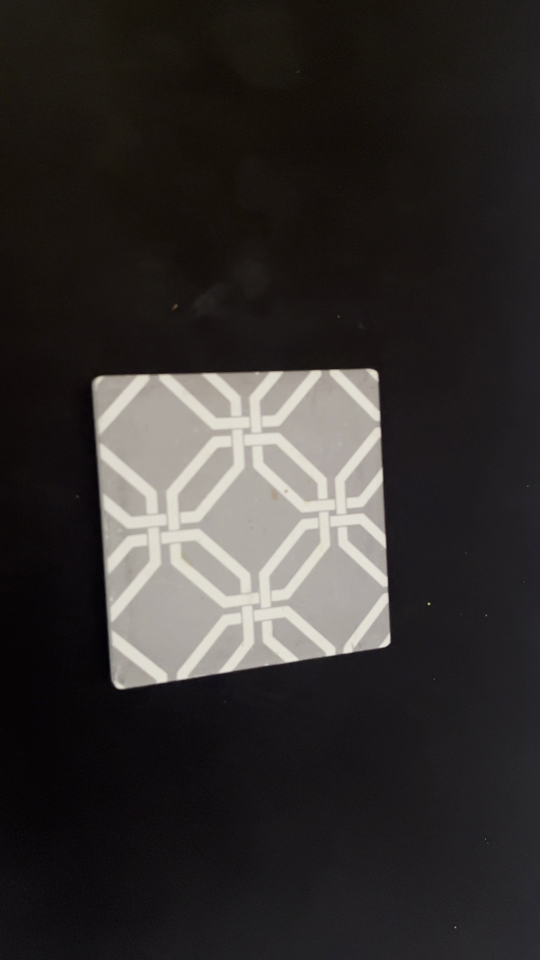
#> input picture module_6_optical_flow/sfm_frames/frame_07s.jpg, 1080 x 1920 px, given in place of video_1.mov, which was not available (shown at 1/2 size)
$ jupyter execute main_module_6.ipynb   (text cells are left out)
#> lines starting #> are read from the running program, lines starting #| are printed output that depends on the picture; after the words box and inside, x2 and y2 are one past the last pixel; in counts of white or black regions, pixels touching at a corner belong together; pictures that were not available may be replaced by others from this repository, and a replacement may not be noted
[cell 1]
import cv2
import numpy as np

def compute_flow_full_fps(video_path, flow_out_path, compare_out_path, scale=0.5):
#> called with video_path = './resource/video_1.mov', flow_out_path = './output/video_1_flow_only.mp4', scale = 0.5
    cap = cv2.VideoCapture(video_path)

    # Video Metadata Extraction
    original_fps = cap.get(cv2.CAP_PROP_FPS)
    total_frames = int(cap.get(cv2.CAP_PROP_FRAME_COUNT))

    # Calculate video length in seconds
    if original_fps > 0:
        video_length_sec = total_frames / original_fps
    else:
        video_length_sec = 0
        original_fps = 29.97 # Default to a common framerate

    print("\n" + "="*20)
    print("  VIDEO INFORMATION")
    print("="*30)
    print(f"Video FPS     : {original_fps:.2f}")
    print(f"Total Frames     : {total_frames}")
    print(f"Video Length     : {video_length_sec:.2f} seconds")
    print("="*20 + "\n")

    ret, frame1 = cap.read()
#> frame1 is the input picture: shape (1920, 1080, 3); mean B, G, R 46.1, 47.6, 51
    if not ret:
        print("Error: Could not read the first frame.")
        return

    # Spatial Downsampling
    frame1_resized = cv2.resize(frame1, (0, 0), fx=scale, fy=scale)
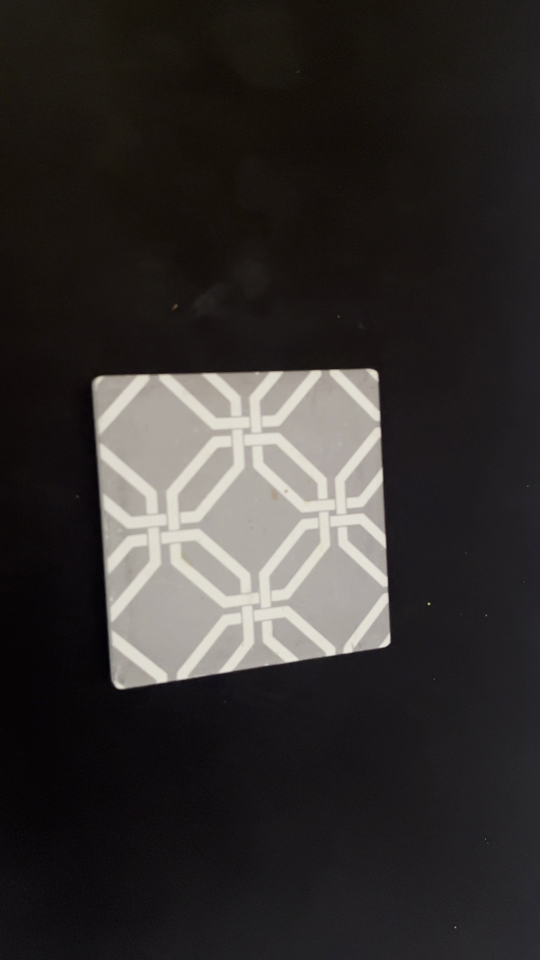
#> frame1_resized: shape (960, 540, 3); mean B, G, R 46.2, 47.7, 51.1
    prvs = cv2.cvtColor(frame1_resized, cv2.COLOR_BGR2GRAY)
    height, width = prvs.shape
#> height = 960; width = 540

    # Initialize Writers with the original framerate
    fourcc = cv2.VideoWriter_fourcc(*'mp4v')
    out_flow = cv2.VideoWriter(flow_out_path, fourcc, original_fps, (width, height))
    out_compare = cv2.VideoWriter(compare_out_path, fourcc, original_fps, (width * 2, height))

    hsv = np.zeros_like(frame1_resized)
    hsv[..., 1] = 255

    frame_idx = 1
    print("Processing ...\n")

    # The Core Loop
    while True:
        ret, frame2 = cap.read()
        if not ret:
            break

        frame_idx += 1

        frame2_resized = cv2.resize(frame2, (0, 0), fx=scale, fy=scale)
        next_frame = cv2.cvtColor(frame2_resized, cv2.COLOR_BGR2GRAY)

        # Compute flow for EVERY frame
        flow = cv2.calcOpticalFlowFarneback(prvs, next_frame, None, 0.5, 3, 15, 3, 5, 1.2, 0)

        mag, ang = cv2.cartToPolar(flow[..., 0], flow[..., 1])
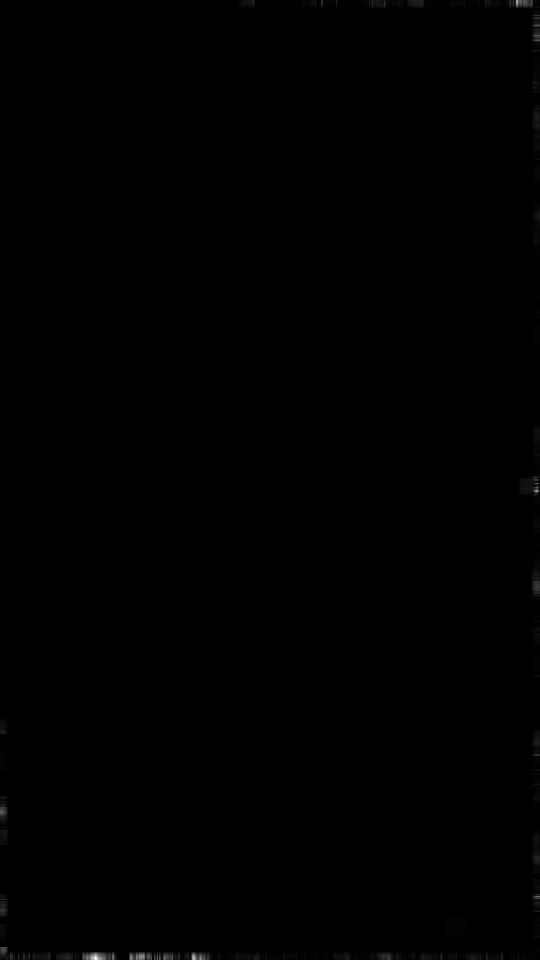
#> mag: shape (960, 540) float32; min 0, max 0.000251, mean 3.63e-07; drawn with min black and max white
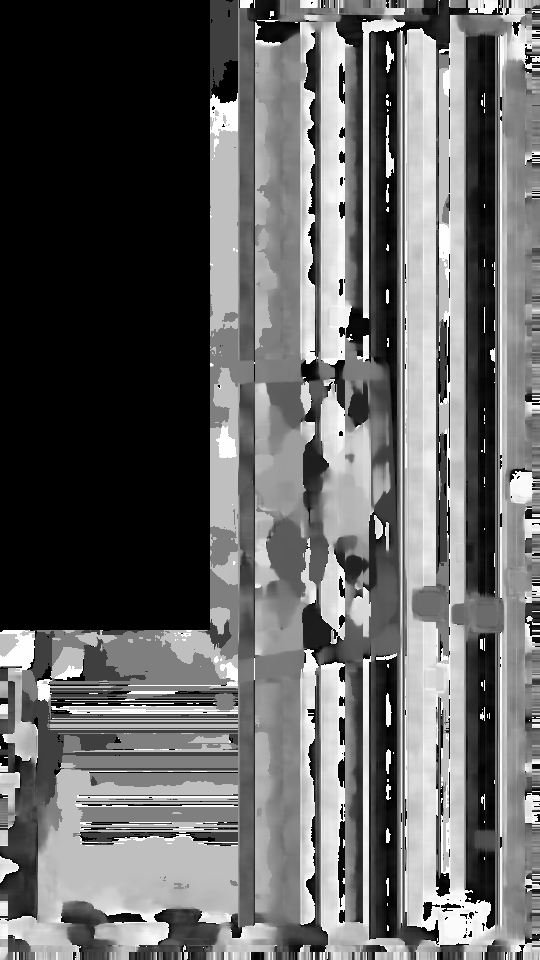
#> ang: shape (960, 540) float32; min 0, max 6.28, mean 2.48; drawn with min black and max white
        hsv[..., 0] = ang * 180 / np.pi / 2
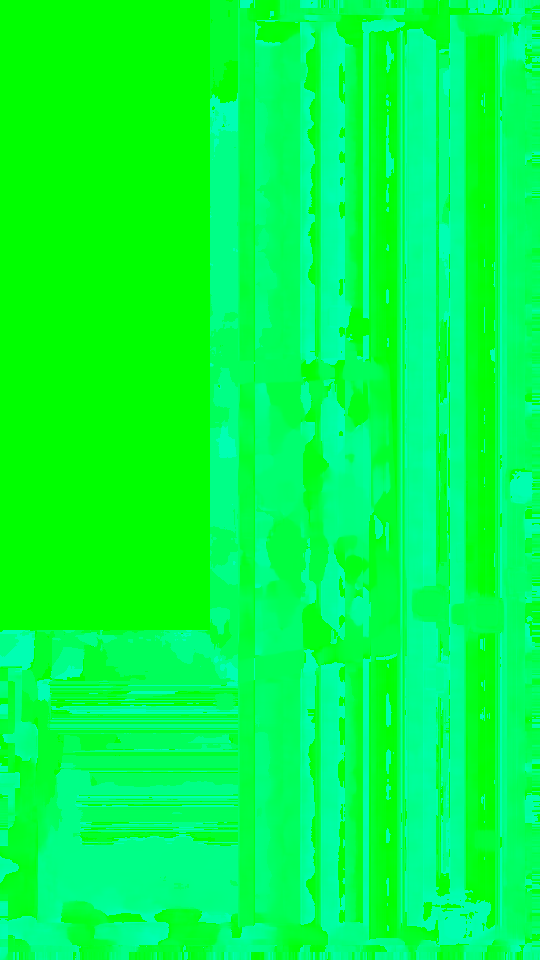
#> hsv: shape (960, 540, 3); mean of channels 0, 1, 2 70.6, 255, 0; drawn as B, G, R
        hsv[..., 2] = cv2.normalize(mag, None, 0, 255, cv2.NORM_MINMAX)
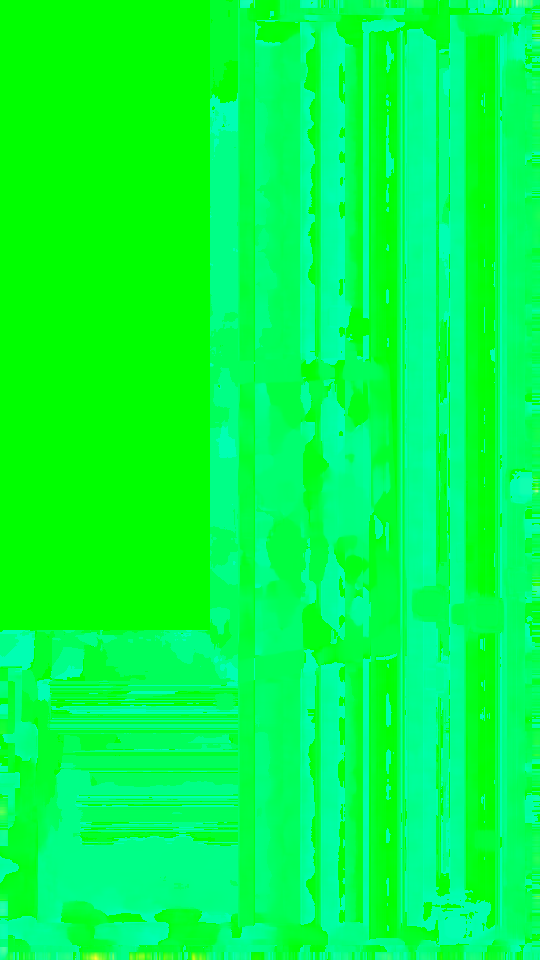
#> hsv: shape (960, 540, 3); 2.59% of pixels changed, all inside (x1, y1, x2, y2) = (0, 0, 540, 960); drawn as B, G, R

        bgr_flow = cv2.cvtColor(hsv, cv2.COLOR_HSV2BGR)

        # Write to both video files
        out_flow.write(bgr_flow)
        comparison_frame = np.hstack((frame2_resized, bgr_flow))
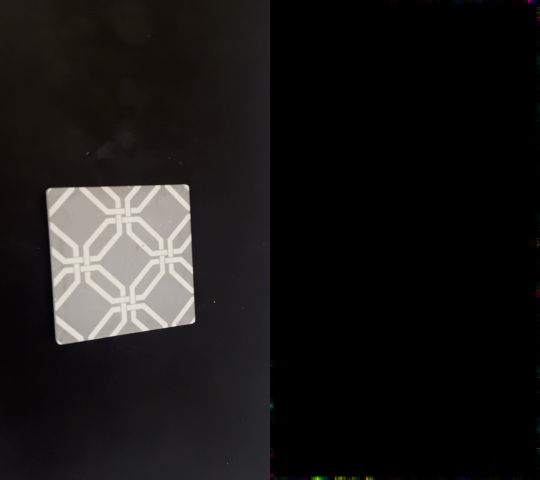
#> comparison_frame: shape (960, 1080, 3) (shown at 1/2 size); mean B, G, R 23.2, 23.9, 25.6
        out_compare.write(comparison_frame)

        prvs = next_frame

        # Progress Reporting
        if frame_idx % 30 == 0 or frame_idx == total_frames:
            print(f"Processed {frame_idx}/{total_frames} frames")

    # Cleanup resources
    cap.release()
    out_flow.release()
    out_compare.release()

    print("\n--- Processing Complete ---")

# Execute the function for both videos
compute_flow_full_fps('./resource/video_1.mov', './output/video_1_flow_only.mp4', './output/video_1_comparison_original_and_flow.mp4', scale=0.5)
compute_flow_full_fps('./resource/video_2.MOV', './output/video_2_flow_only.mp4', './output/video_2_comparison_original_and_flow.mp4', scale=0.5)

$ run again, on module_6_optical_flow/sfm_frames/frame_15s.jpg
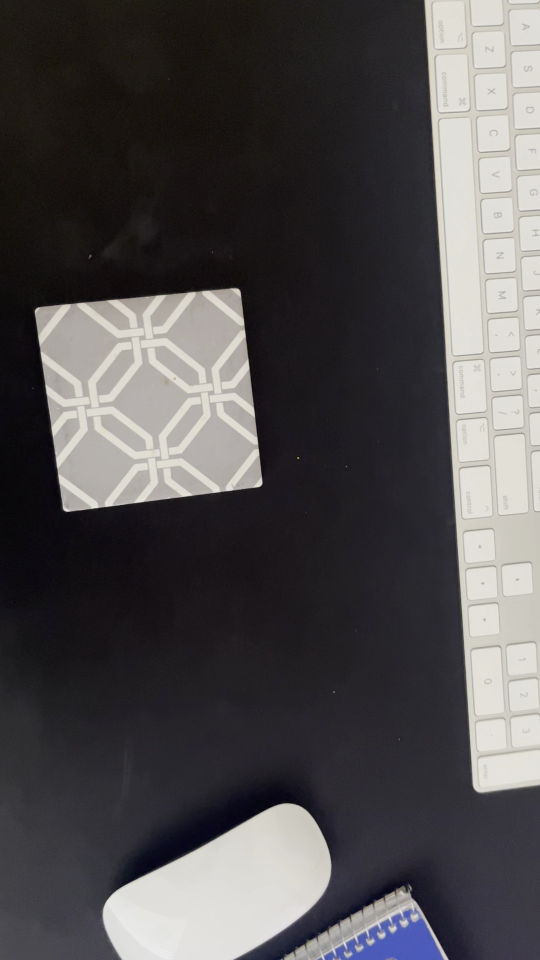
#> input picture module_6_optical_flow/sfm_frames/frame_15s.jpg, 1080 x 1920 px, given in place of video_1.mov, which was not available (shown at 1/2 size)
#> in compute_flow_full_fps, frame1 is the input picture: shape (1920, 1080, 3); mean B, G, R 79.7, 78.5, 80.9
#> in compute_flow_full_fps, `hsv[..., 2] = cv2.normalize(mag, None, 0, 255, cv2.NORM_MINMAX)`:
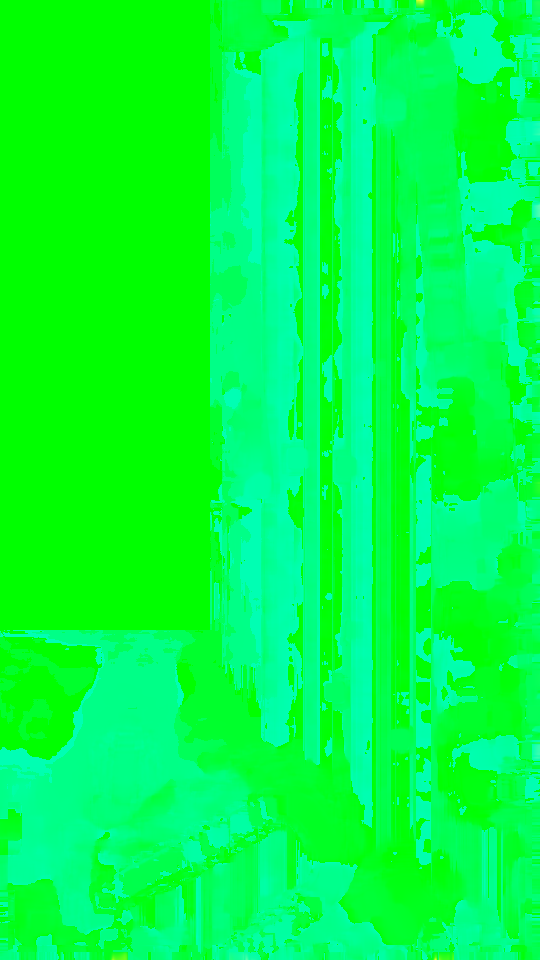
#> hsv: shape (960, 540, 3); mean of channels 0, 1, 2 70.2, 255, 0.1; drawn as B, G, R
#> in compute_flow_full_fps, `comparison_frame = np.hstack((frame2_resized, bgr_flow))`:
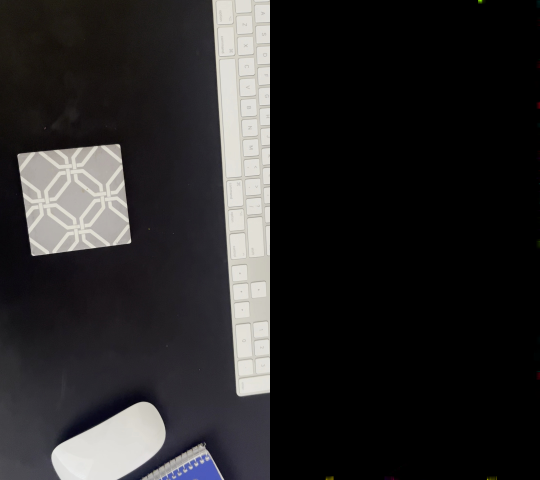
#> comparison_frame: shape (960, 1080, 3) (shown at 1/2 size); mean B, G, R 39.9, 39.4, 40.6

$ run again, on module_6_optical_flow/sfm_frames/frame_17s.jpg
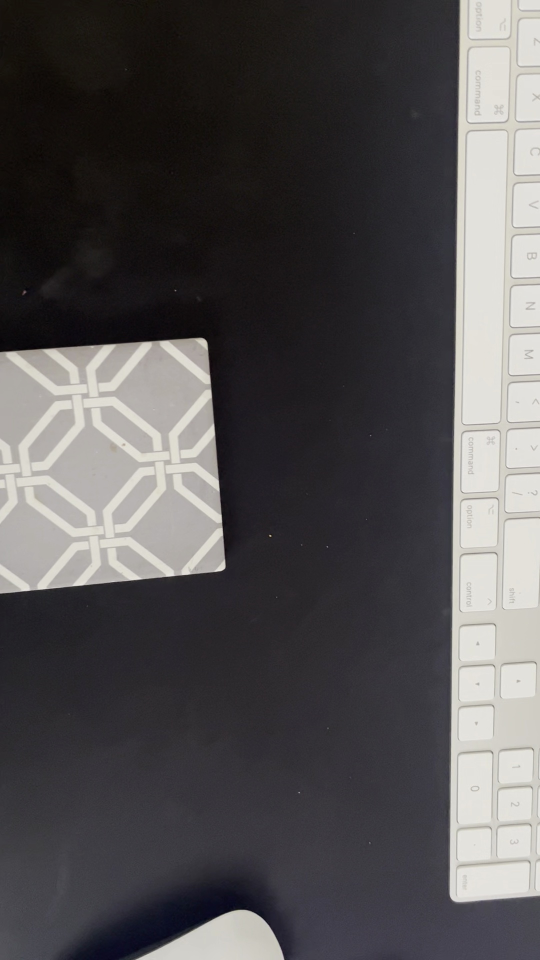
#> input picture module_6_optical_flow/sfm_frames/frame_17s.jpg, 1080 x 1920 px, given in place of video_1.mov, which was not available (shown at 1/2 size)
#> in compute_flow_full_fps, frame1 is the input picture: shape (1920, 1080, 3); mean B, G, R 82, 80.8, 83.2
#> in compute_flow_full_fps, `hsv[..., 2] = cv2.normalize(mag, None, 0, 255, cv2.NORM_MINMAX)`:
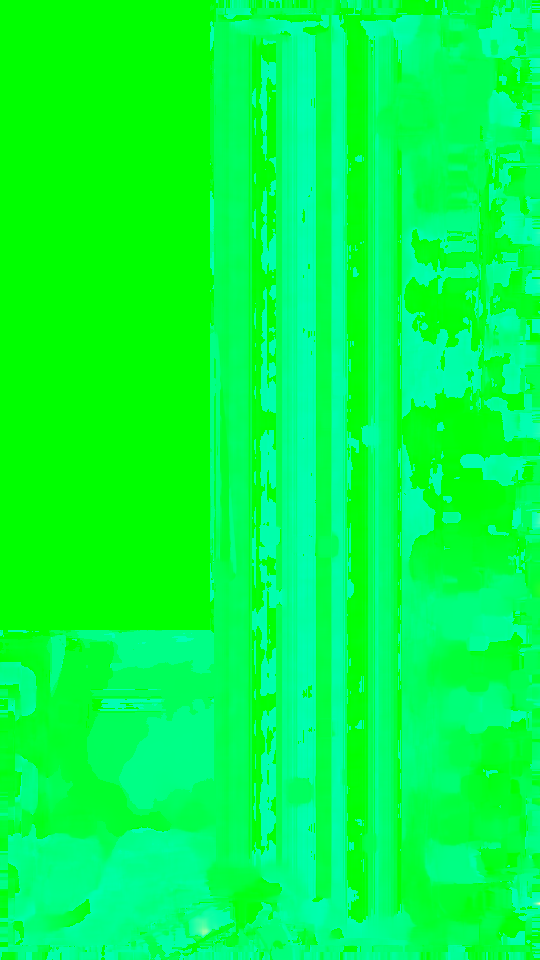
#> hsv: shape (960, 540, 3); mean of channels 0, 1, 2 68.7, 255, 0.1; drawn as B, G, R
#> in compute_flow_full_fps, `comparison_frame = np.hstack((frame2_resized, bgr_flow))`:
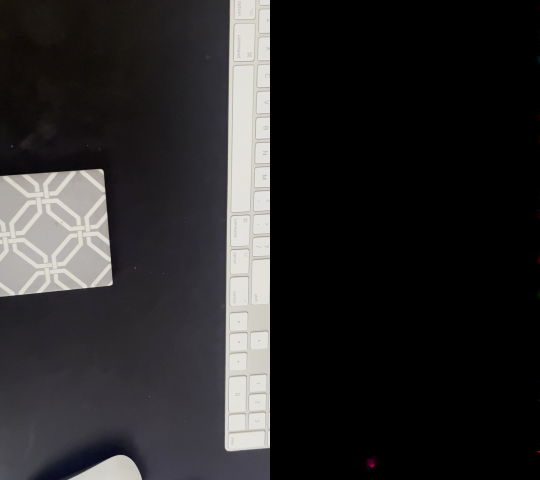
#> comparison_frame: shape (960, 1080, 3) (shown at 1/2 size); mean B, G, R 41.1, 40.5, 41.7

$ run again, on module_6_optical_flow/sfm_frames/frame_33s.jpg
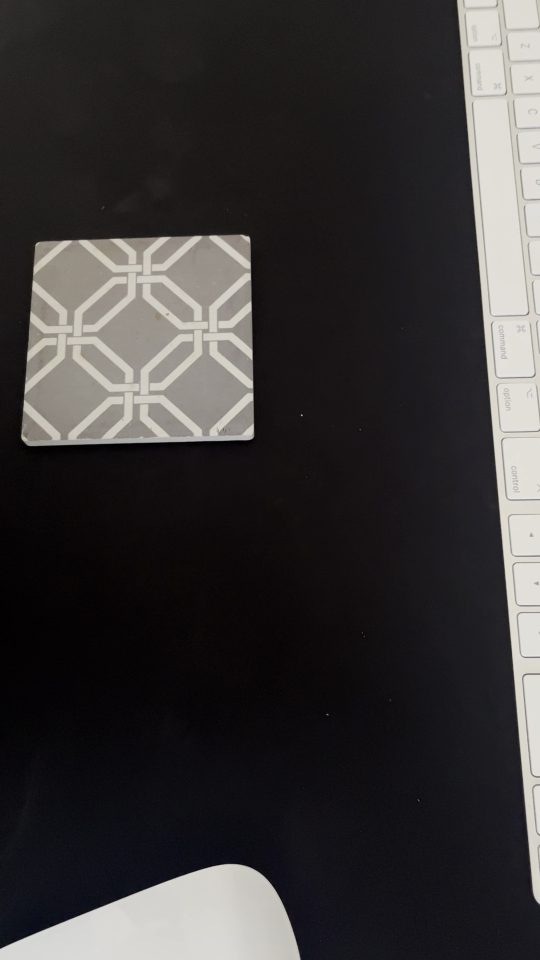
#> input picture module_6_optical_flow/sfm_frames/frame_33s.jpg, 1080 x 1920 px, given in place of video_1.mov, which was not available (shown at 1/2 size)
#> in compute_flow_full_fps, frame1 is the input picture: shape (1920, 1080, 3); mean B, G, R 54.3, 54.3, 56.4
#> in compute_flow_full_fps, `hsv[..., 0] = ang * 180 / np.pi / 2`:
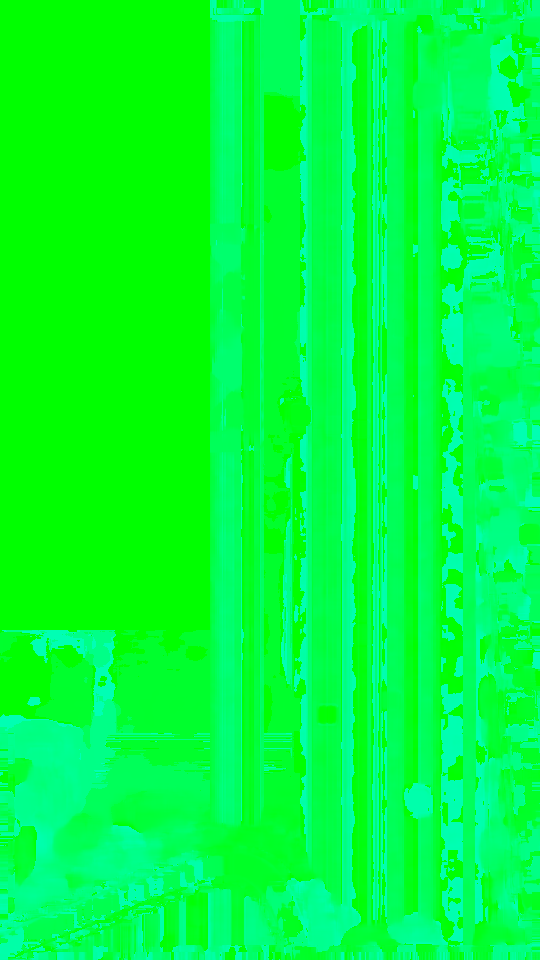
#> hsv: shape (960, 540, 3); mean of channels 0, 1, 2 60.5, 255, 0; drawn as B, G, R
#> in compute_flow_full_fps, `comparison_frame = np.hstack((frame2_resized, bgr_flow))`:
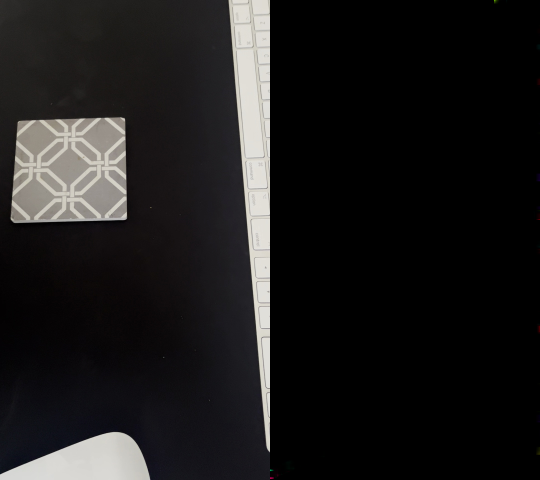
#> comparison_frame: shape (960, 1080, 3) (shown at 1/2 size); mean B, G, R 27.2, 27.2, 28.3
